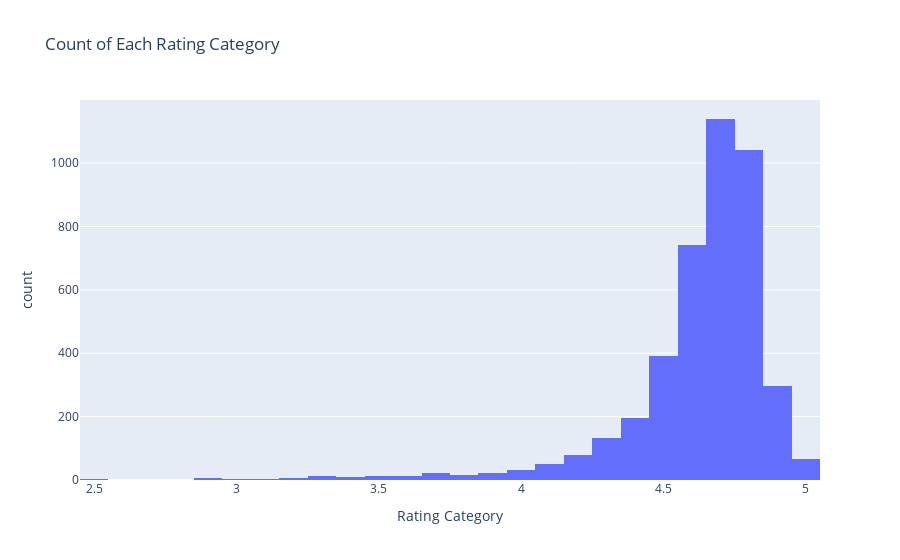

Source (notebook cell):
### Code cell
# Create a histogram to show the count of each rating category
fig_reviews_rating = px.histogram(df, x='Rating',
                                  title='Count of Each Rating Category',
                                  labels={'Rating': 'Rating Category'})

fig_reviews_rating.show()

### Figure 1 — Plotly figure (JSON) as saved in the notebook; plotly's stock layout.template omitted (floating-point values rounded to 4 significant figures; data arrays with more than 128 entries replaced by an {"elided": "..."} marker saying what was removed)
{"data": [{"alignmentgroup": "True", "bingroup": "x", "hovertemplate": "Rating Category=%{x}<br>count=%{y}<extra></extra>", "legendgroup": "", "marker": {"color": "#636efa", "pattern": {"shape": ""}}, "name": "", "offsetgroup": "", "orientation": "v", "showlegend": false, "type": "histogram", "x": {"elided": "4304 float values"}, "xaxis": "x", "yaxis": "y"}], "layout": {"barmode": "relative", "legend": {"tracegroupgap": 0}, "title": {"text": "Count of Each Rating Category"}, "xaxis": {"anchor": "y", "domain": [0, 1], "title": {"text": "Rating Category"}}, "yaxis": {"anchor": "x", "domain": [0, 1], "title": {"text": "count"}}}}
